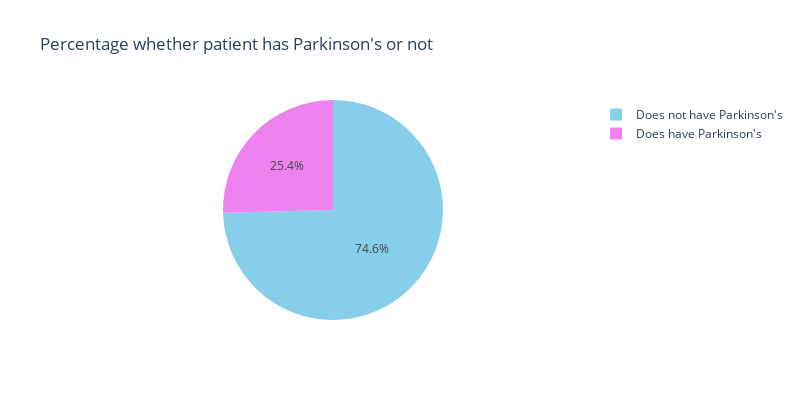

Source (notebook cell):
### Code cell
condition = ["Does not have Parkinson's","Does have Parkinson's"]

have_or_not = df["class"].value_counts().tolist()
values = [have_or_not[0], have_or_not[1]]

fig = px.pie(values = df["class"].value_counts(), names = condition, width = 800, height = 400, color_discrete_sequence = ["skyblue", "violet"], title = "Percentage whether patient has Parkinson's or not")
fig.show()

### Figure 1 — Plotly figure (JSON) as saved in the notebook; plotly's stock layout.template omitted (floating-point values rounded to 4 significant figures)
{"data": [{"domain": {"x": [0, 1], "y": [0, 1]}, "hovertemplate": "label=%{label}<br>value=%{value}<extra></extra>", "labels": ["Does not have Parkinson's", "Does have Parkinson's"], "legendgroup": "", "name": "", "showlegend": true, "type": "pie", "values": [564, 192]}], "layout": {"height": 400, "legend": {"tracegroupgap": 0}, "piecolorway": ["skyblue", "violet"], "title": {"text": "Percentage whether patient has Parkinson's or not"}, "width": 800}}
